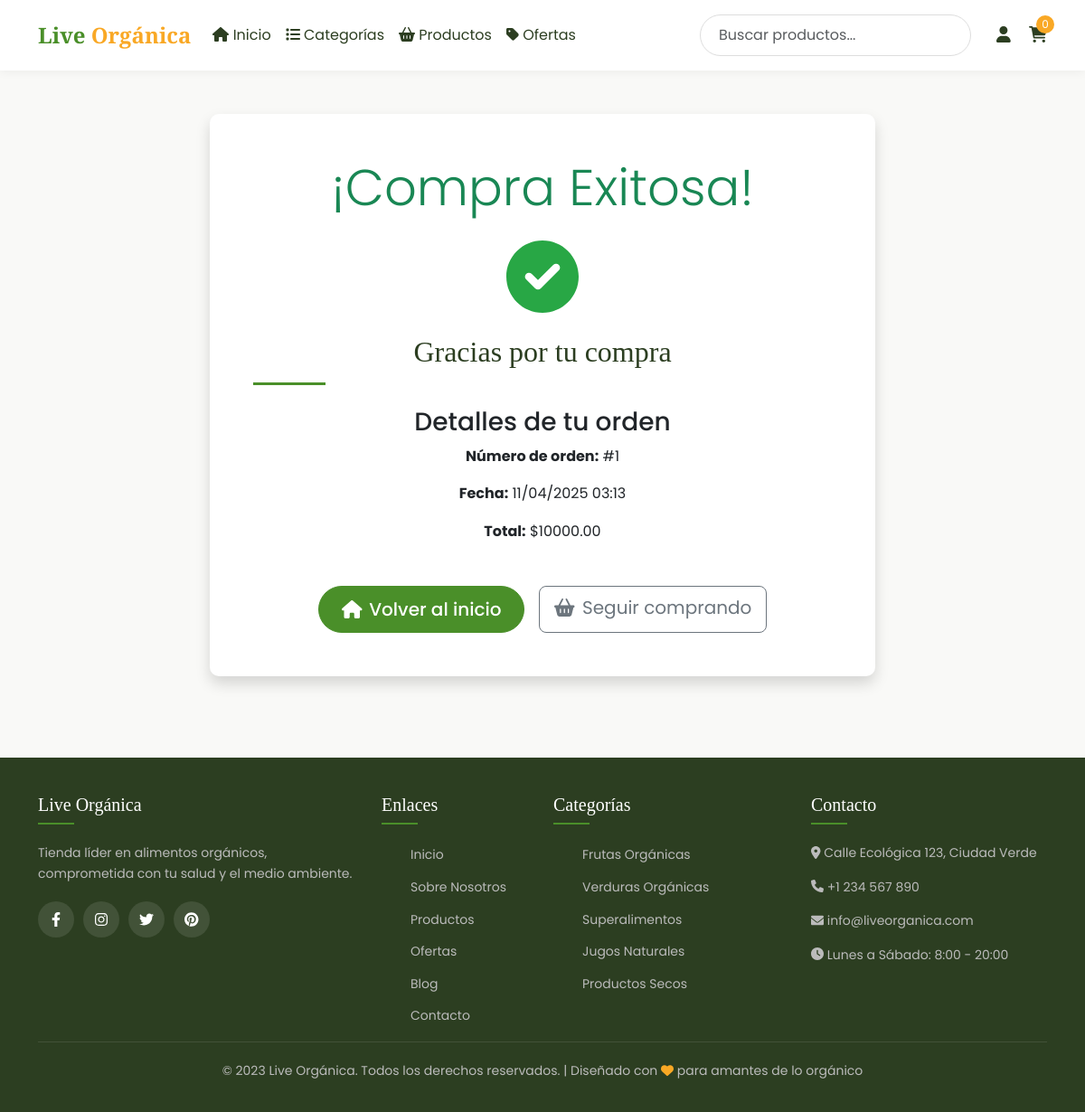
The page /compra_exitosa/1/ on the database its author committed.
### productos/models.py (models this page shows, shortened)
class Orden(models.Model):
    carrito = models.ManyToManyField(Carrito)
    fecha = models.DateTimeField(auto_now_add=True)  # Fecha de creación de la orden
    total = models.DecimalField(max_digits=10, decimal_places=2)  # Total de la orden

### productos/views.py (the view)
# urls.py: path('compra_exitosa/<int:orden_id>/', compra_exitosa, name='compra_exitosa'),
def compra_exitosa(request, orden_id):
    orden = get_object_or_404(Orden, id=orden_id)
    return render(request, 'productos/compra_exitosa.html', {'orden': orden})

### productos/context_processors.py (called while the page is built)
def total_productos_en_carrito(request):
    carrito_items = Carrito.objects.all()
    total_items = sum(item.cantidad for item in carrito_items)
    return {
        'total_productos_en_carrito': total_items,
        'vista_previa_carrito': carrito_items
    }

### productos/templates/productos/compra_exitosa.html
{% include 'productos/menu.html' %}
<div class="container mt-5">
    <div class="row justify-content-center">
        <div class="col-md-8 text-center">
            <div class="card shadow">
                <div class="card-body p-5">
                    <h1 class="display-4 text-success mb-4">¡Compra Exitosa!</h1>
                    <i class="fas fa-check-circle fa-5x mb-4" style="color: #28a745;"></i>
                    <h2 class="mb-4">Gracias por tu compra</h2>
                    <div class="order-details mb-5">
                        <h3>Detalles de tu orden</h3>
                        <p><strong>Número de orden:</strong> #{{ orden.id }}</p>
                        <p><strong>Fecha:</strong> {{ orden.fecha|date:"d/m/Y H:i" }}</p>
                        <p><strong>Total:</strong> ${{ orden.total }}</p>
                    </div>
                    <div class="d-grid gap-2 d-md-flex justify-content-md-center">
                        <a href="{% url 'index' %}" class="btn btn-primary btn-lg me-md-2">
                            <i class="fas fa-home me-2"></i>Volver al inicio
                        </a>
                        <a href="{% url 'productos' %}" class="btn btn-outline-secondary btn-lg">
                            <i class="fas fa-shopping-basket me-2"></i>Seguir comprando
                        </a>
                    </div>
                </div>
            </div>
        </div>
    </div>
</div>
{% include 'productos/footer.html' %}

### static/css/styles.css (style rules this page uses)
:root { --primary: #4a8f29; --primary-light: #6bbf47; --secondary: #f8f1e5; --dark: #2c3e21; --light: #ffffff; --accent: #f9a825; }
body { font-family: 'Poppins', sans-serif; background-color: #f9f9f7; color: var(--dark); line-height: 1.6; }
h2 { font-family: 'Playfair Display', serif; font-size: 32px; color: var(--dark); margin-bottom: 30px; position: relative; }
h2::after { content: ''; display: block; width: 80px; height: 3px; background-color: var(--primary); margin: 15px 0 0; }
.card { border: none; border-radius: 10px; overflow: hidden; box-shadow: 0 5px 15px rgba(0, 0, 0, 0.05); transition: all 0.3s; margin-bottom: 30px; }
.btn-primary { background-color: var(--primary); border-color: var(--primary); padding: 10px 25px; border-radius: 30px; font-weight: 500; }

### rows shown on the page
Orden: id "1", fecha "11/04/2025 03:13", total "10000.00"

### other values the page prints
{{ total_productos_en_carrito }} "0"
